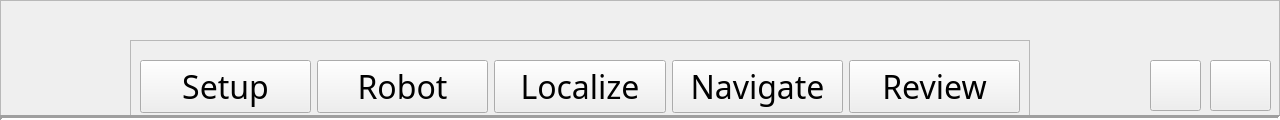
   <widget class="QFrame" name="Main_Frame">
    <property name="geometry">
     <rect>
      <x>-20</x>
      <y>0</y>
      <width>1280</width>
      <height>120</height>
     </rect>
    </property>
    <property name="frameShape">
     <enum>QFrame::StyledPanel</enum>
    </property>
    <property name="frameShadow">
     <enum>QFrame::Raised</enum>
    </property>
    <widget class="QLabel" name="Logo">
     <property name="geometry">
      <rect>
       <x>30</x>
       <y>10</y>
       <width>100</width>
       <height>100</height>
      </rect>
     </property>
     <property name="minimumSize">
      <size>
       <width>100</width>
       <height>100</height>
      </size>
     </property>
     <property name="maximumSize">
      <size>
       <width>100</width>
       <height>100</height>
      </size>
     </property>
     <property name="layoutDirection">
      <enum>Qt::LeftToRight</enum>
     </property>
     <property name="text">
      <string/>
     </property>
     <property name="pixmap">
      <pixmap>Image/logo1.png</pixmap>
     </property>
     <property name="scaledContents">
      <bool>true</bool>
     </property>
    </widget>
    <widget class="QFrame" name="Menu_Frame">
     <property name="geometry">
      <rect>
       <x>130</x>
       <y>40</y>
       <width>900</width>
       <height>93</height>
      </rect>
     </property>
     <property name="frameShape">
      <enum>QFrame::StyledPanel</enum>
     </property>
     <property name="frameShadow">
      <enum>QFrame::Raised</enum>
     </property>
     <layout class="QHBoxLayout" name="horizontalLayout">
      <item>
       <widget class="QPushButton" name="Setup_Menu">
        <property name="font">
         <font>
          <family>Arial Black</family>
          <pointsize>24</pointsize>
         </font>
        </property>
        <property name="text">
         <string>Setup</string>
        </property>
       </widget>
      </item>
      <item>
       <widget class="QPushButton" name="Robot_Menu">
        <property name="font">
         <font>
          <family>Arial Black</family>
          <pointsize>24</pointsize>
         </font>
        </property>
        <property name="text">
         <string>Robot</string>
        </property>
        <property name="checkable">
         <bool>false</bool>
        </property>
       </widget>
      </item>
      <item>
       <widget class="QPushButton" name="Localize_Menu">
        <property name="font">
         <font>
          <family>Arial Black</family>
          <pointsize>24</pointsize>
         </font>
        </property>
        <property name="text">
         <string>Localize</string>
        </property>
        <property name="checkable">
         <bool>false</bool>
        </property>
       </widget>
      </item>
      <item>
       <widget class="QPushButton" name="Nav_Menu">
        <property name="font">
         <font>
          <family>Arial Black</family>
          <pointsize>24</pointsize>
         </font>
        </property>
        <property name="text">
         <string>Navigate</string>
        </property>
        <property name="checkable">
         <bool>false</bool>
        </property>
       </widget>
      </item>
      <item>
       <widget class="QPushButton" name="Review_Menu">
        <property name="font">
         <font>
          <family>Arial Black</family>
          <pointsize>24</pointsize>
         </font>
        </property>
        <property name="text">
         <string>Review</string>
        </property>
        <property name="checkable">
         <bool>false</bool>
        </property>
       </widget>
      </item>
     </layout>
    </widget>
    <widget class="QPushButton" name="Logout_Btn">
     <property name="geometry">
      <rect>
       <x>1150</x>
       <y>60</y>
       <width>51</width>
       <height>51</height>
      </rect>
     </property>
     <property name="layoutDirection">
      <enum>Qt::RightToLeft</enum>
     </property>
     <property name="text">
      <string/>
     </property>
     <property name="icon">
      <iconset>
       <normaloff>Image/Logging.png</normaloff>Image/Logging.png</iconset>
     </property>
     <property name="iconSize">
      <size>
       <width>40</width>
       <height>40</height>
      </size>
     </property>
     <property name="checkable">
      <bool>true</bool>
     </property>
    </widget>
    <widget class="QPushButton" name="Setting_Btn">
     <property name="geometry">
      <rect>
       <x>1210</x>
       <y>60</y>
       <width>61</width>
       <height>51</height>
      </rect>
     </property>
     <property name="text">
      <string/>
     </property>
     <property name="icon">
      <iconset>
       <normaloff>Image/Setting.png</normaloff>Image/Setting.png</iconset>
     </property>
     <property name="iconSize">
      <size>
       <width>40</width>
       <height>40</height>
      </size>
     </property>
     <property name="checkable">
      <bool>true</bool>
     </property>
    </widget>
    <widget class="Line" name="line_3">
     <property name="geometry">
      <rect>
       <x>0</x>
       <y>110</y>
       <width>1280</width>
       <height>16</height>
      </rect>
     </property>
     <property name="lineWidth">
      <number>3</number>
     </property>
     <property name="orientation">
      <enum>Qt::Horizontal</enum>
     </property>
    </widget>
   </widget>
